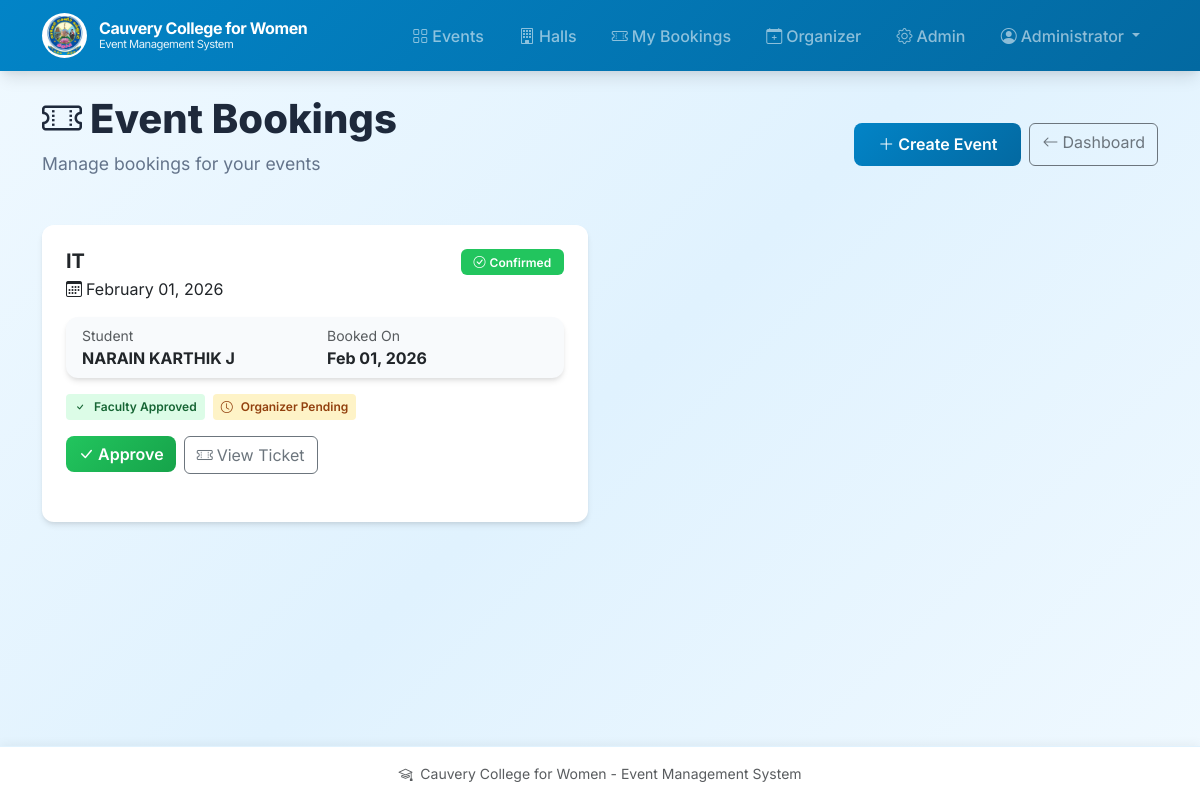
The page /organizer/bookings (signed in) on the database its author committed.
### app.py (models this page shows, shortened)
class User(UserMixin, db.Model):
    __tablename__ = "users"
    id = db.Column(db.Integer, primary_key=True)
    email = db.Column(db.String, unique=True, nullable=True)
    student_id = db.Column(db.String, unique=True, nullable=True)
    password_hash = db.Column(db.String, nullable=False)
    full_name = db.Column(db.String)
    role = db.Column(db.String, nullable=False, default="student")  # student, faculty, organizer, admin
    phone = db.Column(db.String, nullable=True)
    department = db.Column(db.String, nullable=True)
    year = db.Column(db.String, nullable=True)
    active = db.Column(db.Boolean, default=True)
    created_at = db.Column(db.DateTime, default=datetime.utcnow)

class Booking(db.Model):
    __tablename__ = "bookings"
    id = db.Column(db.Integer, primary_key=True)
    ticket_id = db.Column(db.String, unique=True, nullable=False, default=lambda: str(uuid.uuid4()))
    user_id = db.Column(db.Integer, db.ForeignKey("users.id"), nullable=False)
    event_id = db.Column(db.Integer, db.ForeignKey("events.id"), nullable=False)
    status = db.Column(db.String, default="pending")  # pending, confirmed, cancelled
    faculty_approved = db.Column(db.Boolean, default=False)
    organizer_approved = db.Column(db.Boolean, default=False)
    created_at = db.Column(db.DateTime, default=datetime.utcnow)
    qr_path = db.Column(db.String, nullable=True)
    pdf_path = db.Column(db.String, nullable=True)
    user = db.relationship("User", lazy="joined")
    event = db.relationship("Event", lazy="joined")

class Event(db.Model):
    __tablename__ = "events"
    id = db.Column(db.Integer, primary_key=True)
    title = db.Column(db.String, nullable=False)
    description = db.Column(db.Text)
    category_id = db.Column(db.Integer, db.ForeignKey("categories.id"), nullable=True)
    hall_id = db.Column(db.Integer, db.ForeignKey("halls.id"), nullable=False)
    organizer_id = db.Column(db.Integer, db.ForeignKey("users.id"), nullable=False)
    capacity = db.Column(db.Integer, default=0)
    start_time = db.Column(db.DateTime, nullable=False)
    end_time = db.Column(db.DateTime, nullable=False)
    poster_path = db.Column(db.String, nullable=True)
    invitation_path = db.Column(db.String, nullable=True)
    status = db.Column(db.String, default="pending")  # pending, approved, rejected
    requires_faculty_approval = db.Column(db.Boolean, default=False)
    created_at = db.Column(db.DateTime, default=datetime.utcnow)
    club_id = db.Column(db.Integer, nullable=True)
    category = db.relationship("Category", lazy="joined")
    hall = db.relationship("Hall", lazy="joined")
    organizer = db.relationship("User", lazy="joined")

### app.py (the view)
@app.route("/organizer/bookings")
@login_required
@role_required("organizer", "admin")
def organizer_bookings():
    events_ids = [e.id for e in Event.query.filter_by(organizer_id=current_user.id).all()]
    bookings = Booking.query.filter(Booking.event_id.in_(events_ids)).order_by(Booking.created_at.desc()).all()
    return render_template("organizer_bookings.html", bookings=bookings)

### app.py (called while the page is built)
@login_manager.user_loader
def load_user(user_id):
    try:
        return db.session.get(User, int(user_id))
    except Exception:
        return None

def role_required(*roles):
    def decorator(f):
        @wraps(f)
        def wrapped(*args, **kwargs):
            if not current_user.is_authenticated:
                return redirect(url_for("login"))
            if current_user.role not in roles:
                flash("Access denied: insufficient permissions", "danger")
                return redirect(url_for("index"))
            return f(*args, **kwargs)
        return wrapped
    return decorator

### templates/organizer_bookings.html (shortened to what this page needs)
{% extends "layout.html" %}
{% block content %}
<div class="page-header">
  <div class="d-flex justify-content-between align-items-center flex-wrap gap-3">
    <div>
      <h1><i class="bi bi-ticket-perforated me-2"></i>Event Bookings</h1>
      <p>Manage bookings for your events</p>
    </div>
    <div class="d-flex gap-2">
      <a class="btn btn-primary" href="{{ url_for('create_event') }}">
        <i class="bi bi-plus-lg me-1"></i>Create Event
      </a>
      <a class="btn btn-outline-secondary" href="{{ url_for('organizer_dashboard') }}">
        <i class="bi bi-arrow-left me-1"></i>Dashboard
      </a>
    </div>
  </div>
</div>
{% if bookings %}
  <div class="row">
    {% for b in bookings %}
      <div class="col-lg-6 mb-4">
        <div class="dashboard-section h-100 fade-in">
          <div class="d-flex justify-content-between align-items-start mb-3">
            <div>
              <h5 class="mb-1" style="font-weight: 700;">{{ b.event.title }}</h5>
              <div class="event-meta">
                <i class="bi bi-calendar3 me-1"></i>{{ b.event.start_time.strftime('%B %d, %Y') }}
              </div>
            </div>
            {% if b.status == 'confirmed' %}
              <span class="badge bg-success"><i class="bi bi-check-circle me-1"></i>Confirmed</span>
            {% elif b.status == 'pending' %}
              <span class="badge bg-warning"><i class="bi bi-clock me-1"></i>Pending</span>
            {% else %}
              <span class="badge bg-secondary">{{ b.status }}</span>
            {% endif %}
          </div>
          <div class="card mb-3" style="background: #f8fafc;">
            <div class="card-body py-2">
              <div class="row">
                <div class="col-md-6">
                  <div class="small text-muted">Student</div>
                  <strong>{{ b.user.full_name or b.user.email }}</strong>
                </div>
                <div class="col-md-6">
                  <div class="small text-muted">Booked On</div>
                  <strong>{{ b.created_at.strftime('%b %d, %Y') }}</strong>
                </div>
              </div>
            </div>
          </div>
          <div class="d-flex gap-2 mb-3">
            {% if b.faculty_approved %}
              <span class="approval-badge approved"><i class="bi bi-check me-1"></i>Faculty Approved</span>
            {% else %}
              <span class="approval-badge pending"><i class="bi bi-clock me-1"></i>Faculty Pending</span>
            {% endif %}
            {% if b.organizer_approved %}
              <span class="approval-badge approved"><i class="bi bi-check me-1"></i>Organizer Approved</span>
            {% else %}
              <span class="approval-badge pending"><i class="bi bi-clock me-1"></i>Organizer Pending</span>
            {% endif %}
          </div>
          <div class="d-flex gap-2">
            {% if not b.organizer_approved %}
              <form method="post" action="{{ url_for('organizer_approve_booking', booking_id=b.id) }}">
                <button class="btn btn-success">
                  <i class="bi bi-check-lg me-1"></i>Approve
                </button>
              </form>
            {% endif %}
            {% if b.pdf_path or b.qr_path %}
              <a class="btn btn-outline-secondary" href="{{ url_for('view_ticket', booking_id=b.id) }}" target="_blank">
                <i class="bi bi-ticket-perforated me-1"></i>View Ticket
              </a>
            {% endif %}
          </div>
        </div>
      </div>
    {% endfor %}
  </div>
{% endif %}
{% endblock %}

### templates/layout.html (shortened to what this page needs)
<!doctype html>
<html lang="en">
  <head>
    <link href="https://cdn.jsdelivr.net/npm/bootstrap@5.3.2/dist/css/bootstrap.min.css" rel="stylesheet">
    <link rel="stylesheet" href="https://cdn.jsdelivr.net/npm/bootstrap-icons@1.11.1/font/bootstrap-icons.css">
    <link rel="stylesheet" href="{{ url_for('static', filename='css/style.css') }}">
  </head>
  <body>
    <nav class="navbar navbar-expand-lg navbar-dark">
      <div class="container">
        <a class="navbar-brand" href="{{ url_for('index') }}">
          <img src="{{ url_for('static', filename='images/college_logo.png') }}" alt="Logo">
          <span class="college-name">
            <span class="main-name">Cauvery College for Women</span>
            <span class="sub-name">Event Management System</span>
          </span>
        </a>
        <div class="collapse navbar-collapse" id="nav">
          <ul class="navbar-nav ms-auto">
            <li class="nav-item">
              <a class="nav-link" href="{{ url_for('event_list') }}">
                <i class="bi bi-grid me-1"></i>Events
              </a>
            </li>
            <li class="nav-item">
              <a class="nav-link" href="{{ url_for('admin_halls') }}">
                <i class="bi bi-building me-1"></i>Halls
              </a>
            </li>
            {% if current_user.is_authenticated %}
              <li class="nav-item">
                <a class="nav-link" href="{{ url_for('my_bookings') }}">
                  <i class="bi bi-ticket-perforated me-1"></i>My Bookings
                </a>
              </li>
              {% if current_user.role in ['organizer','admin'] %}
                <li class="nav-item">
                  <a class="nav-link" href="{{ url_for('organizer_dashboard') }}">
                    <i class="bi bi-calendar-plus me-1"></i>Organizer
                  </a>
                </li>
              {% endif %}
              {% if current_user.role == 'admin' %}
                <li class="nav-item">
                  <a class="nav-link" href="{{ url_for('admin_dashboard') }}">
                    <i class="bi bi-gear me-1"></i>Admin
                  </a>
                </li>
              {% endif %}
              <li class="nav-item dropdown">
                <a class="nav-link dropdown-toggle" href="#" role="button" data-bs-toggle="dropdown">
                  <i class="bi bi-person-circle me-1"></i>{{ current_user.full_name or current_user.email }}
                </a>
              </li>
            {% endif %}
          </ul>
        </div>
      </div>
    </nav>
    <main class="container py-4">
      {% block content %}{% endblock %}
    </main>
    <footer class="py-3">
      <div class="container text-center small text-muted">
        <i class="bi bi-mortarboard me-1"></i> Cauvery College for Women - Event Management System
      </div>
    </footer>
  </body>
</html>

### static/css/style.css (style rules this page uses)
:root { --primary-color: #0284c7; --primary-dark: #0369a1; --primary-light: #38bdf8; --secondary-color: #0ea5e9; --success-color: #22c55e; --warning-color: #f59e0b; --danger-color: #ef4444; --dark-color: #1e293b; --light-color: #f0f9ff; --sky-light: #e0f2fe; --sky-lighter: #f0f9ff; --border-radius: 12px; --box-shadow: 0 4px 6px -1px rgba(0, 0, 0, 0.1), 0 2px 4px -1px rgba(0, 0, 0, 0.06); --box-shadow-lg: 0 10px 15px -3px rgba(0, 0, 0, 0.1), 0 4px 6px -2px rgba(0, 0, 0, 0.05); }
* { box-sizing: border-box; }
body { font-family: 'Inter', -apple-system, BlinkMacSystemFont, 'Segoe UI', Roboto, sans-serif; background: linear-gradient(135deg, #f0f9ff 0%, #e0f2fe 50%, #f0f9ff 100%); min-height: 100vh; padding-bottom: 80px; }
.navbar { background: linear-gradient(135deg, #0284c7 0%, #0369a1 100%) !important; box-shadow: var(--box-shadow-lg); padding: 0.5rem 0; }
.navbar-brand { font-weight: 700; font-size: 1.1rem; letter-spacing: -0.025em; display: flex; align-items: center; gap: 0.75rem; }
.navbar-brand img { height: 45px; width: 45px; object-fit: contain; background: white; border-radius: 50%; padding: 2px; }
.college-name { display: flex; flex-direction: column; line-height: 1.2; }
.college-name .main-name { font-size: 1rem; font-weight: 700; }
.college-name .sub-name { font-size: 0.7rem; opacity: 0.9; font-weight: 400; }
.nav-link { font-weight: 500; padding: 0.5rem 1rem !important; border-radius: 8px; transition: all 0.2s ease; margin: 0 0.1rem; }
.card { border: none; border-radius: var(--border-radius); box-shadow: var(--box-shadow); transition: all 0.3s ease; overflow: hidden; background: white; }
.btn-primary { background: linear-gradient(135deg, #0284c7 0%, #0369a1 100%); border: none; padding: 0.6rem 1.5rem; border-radius: 8px; font-weight: 600; transition: all 0.2s ease; }
.btn-success { background: linear-gradient(135deg, var(--success-color) 0%, #16a34a 100%); border: none; border-radius: 8px; font-weight: 600; }
.dashboard-section { background: white; border-radius: var(--border-radius); padding: 1.5rem; margin-bottom: 1.5rem; box-shadow: var(--box-shadow); }
.badge { padding: 0.4rem 0.8rem; border-radius: 6px; font-weight: 600; font-size: 0.75rem; }
.badge.bg-success { background: var(--success-color) !important; }
footer { background: white !important; border-top: 1px solid #e0f2fe; box-shadow: 0 -2px 10px rgba(0, 0, 0, 0.05); position: fixed; bottom: 0; left: 0; right: 0; }
.page-header { margin-bottom: 2rem; }
.page-header h1 { font-weight: 800; color: var(--dark-color); margin-bottom: 0.5rem; }
.page-header p { color: #64748b; font-size: 1.1rem; }
.approval-badge { display: inline-flex; align-items: center; gap: 0.25rem; padding: 0.25rem 0.5rem; border-radius: 4px; font-size: 0.75rem; font-weight: 600; }
.approval-badge.approved { background: #dcfce7; color: #166534; }
.approval-badge.pending { background: #fef3c7; color: #92400e; }
.fade-in { animation: fadeIn 0.3s ease forwards; }

### rows shown on the page
User: full_name "Administrator"
Booking: event "IT", event.start_time "February 01, 2026", status "confirmed" (drawn), user "NARAIN KARTHIK J", created_at "Feb 01, 2026", faculty_approved True (drawn), organizer_approved False (drawn)
